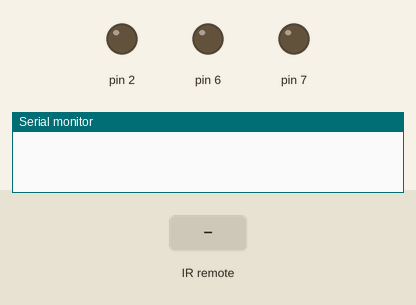
Bench run of a sketch on a simulated Arduino Uno, built with avr-gcc and run on an emulated ATmega328P. Shown: output pins drawn as LEDs (lit = HIGH), the last lines printed to the serial monitor. Inputs (shaded band) come from the test bench.

Above: at 1.2 s.
1.3 s: infrared code 0xFF30CF received
At 2.7 s:
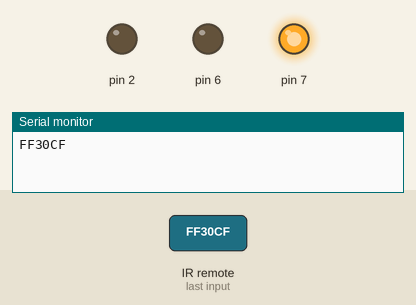
3.0 s: infrared code 0xFF7A85 received
At 4.1 s:
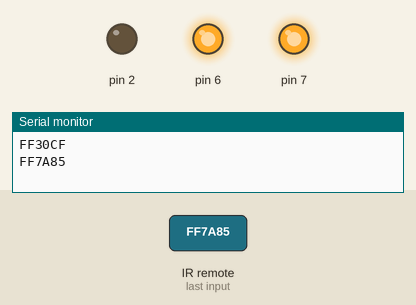
4.5 s: infrared code 0xFF18E7 received
At 5.3 s:
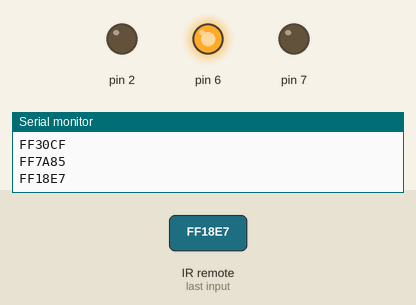
6.0 s: infrared code 0xFF38C7 received
At 6.5 s:
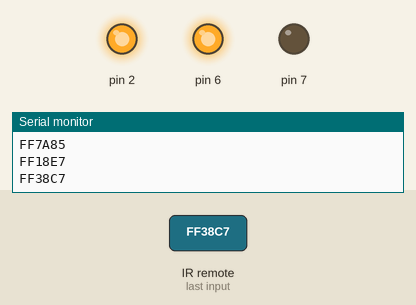
7.5 s: infrared code 0xFF10EF received
At 8.7 s:
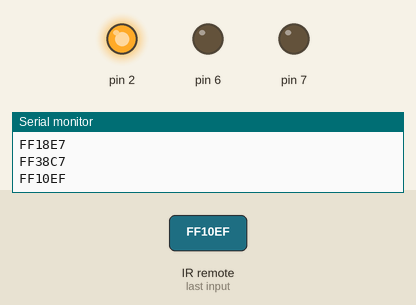
9.0 s: infrared code 0xFF30CF received
At 10.1 s:
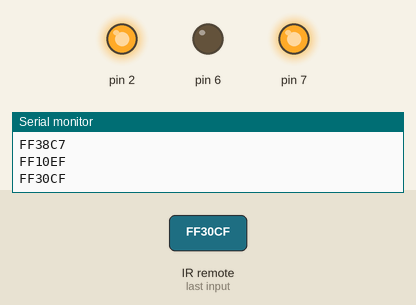
Timing chart, 0 to 11.5 s (numbered marks = the images above; inputs shaded):
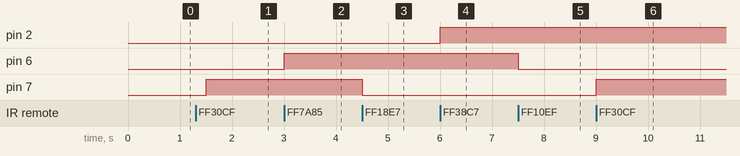

Measured:
- after the input at 1.3 s, pin 7: LOW → HIGH after 0.20 s
- after the input at 3.0 s, pin 6: LOW → HIGH at once
- after the input at 4.5 s, pin 7: HIGH → LOW at once
- after the input at 6.0 s, pin 2: LOW → HIGH at once
- after the input at 7.5 s, pin 6: HIGH → LOW at once
- after the input at 9.0 s, pin 7: LOW → HIGH at once

The sketch:

RC_LED_switch.ino
```cpp
#include <IRremote.h>

IRrecv myone(8);
decode_results myresult;

int bright = 0;
// + FFA857 - FFE01F

void setup() {
  myone.enableIRIn();
  pinMode(7, OUTPUT);
  pinMode(6, OUTPUT);
  pinMode(2, OUTPUT);
  Serial.begin(9600);
}

void loop() {
  if(myone.decode(&myresult)){
    Serial.println(myresult.value, HEX);

    switch(myresult.value){
      case 0xFF30CF: digitalWrite(7, HIGH); break;
      case 0xFF18E7: digitalWrite(7, LOW); break;
      case 0xFF7A85: digitalWrite(6, HIGH); break;
      case 0xFF10EF: digitalWrite(6, LOW); break;
      case 0xFF38C7: digitalWrite(2, HIGH); break;
      case 0xFF5AA5: digitalWrite(2, LOW); break;
    }
    myone.resume();
  }

  delay(300);
}
```
